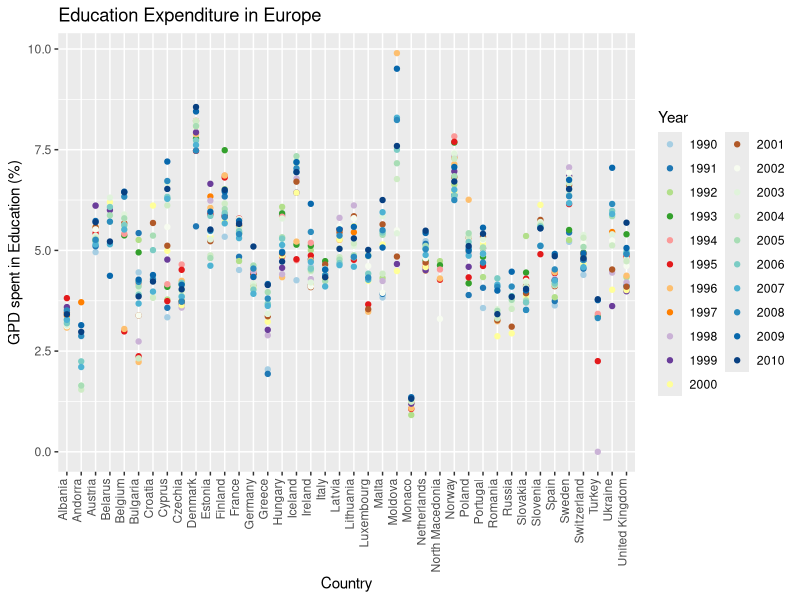
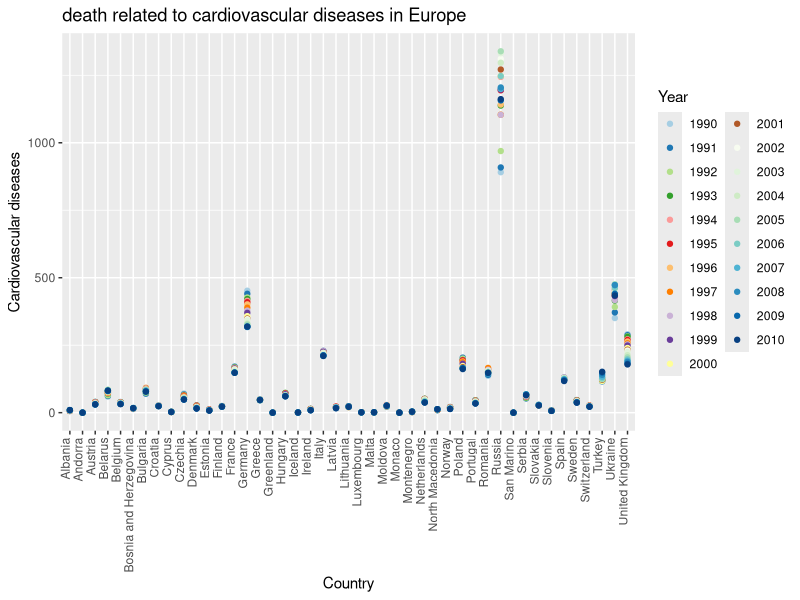

Write R code to recreate these figures, in order.
## ---- chunk 1
knitr::opts_chunk$set(echo = TRUE)
## ---- chunk 2
library(tidyverse)
library(dplyr)
library(ggplot2)
library(scales)


annualdeath <- read.csv("../Dataset/annual-number-of-deaths-by-cause.csv", header = TRUE)
governmentEducationExpenditure  <- read.csv("../Dataset/total-government-expenditure-on-education-gdp.csv", header = TRUE)
enrolment_ratio_teritiary_education <- read.csv("../Dataset/enrolment-ratio-teritiary-education.csv", header = TRUE)
waterAccess <- read.csv("../Dataset/water-withdrawals-per-capita.csv")
## ---- chunk 3

annualdeath <- annualdeath %>% filter(Code != "");
governmentEducationExpenditure <- governmentEducationExpenditure  %>% filter(Code != "");
waterAccess <- waterAccess %>% filter(Code != "");

## ---- chunk 4
colnames(annualdeath) <- c("Country","Code","Year","Meningitis","Alzheimers disease","Parkinsons disease","Nutritional deficiencies","Malaria",
"Drowning","Interpersonal violence", "Maternal disorders", "HIV AIDS" , "Drug use disorders", "Tuberculosis", "Cardiovascular diseases", "Lower respiratory infections", "Neonatal disorders","Alcohol use disorders", "Self harm", "Exposure to forces of nature", "Diarrheal diseases", "Environmental heat and cold exposure", "Neoplasms", "Conflict and terrorism", "Diabetes mellitus", "Chronic kidney disease", "Poisonings", "Protein energy malnutrition", "Road injuries", "Chronic respiratory diseases", "Cirrhosis and other chronic liver diseases", "Digestive diseases","Fire heat and hot substances","Acute hepatitis", "Measles"
)
colnames(governmentEducationExpenditure) <- c("Country","Code","Year", "GPD spent in Education (%)")

colnames(enrolment_ratio_teritiary_education) <- c("Country","Year","Gender","Age", "Units", "Enrolment ration (%)")

colnames(waterAccess) <- c("Country","Code", "Year", "Water withdrawal per capita ()")
## ---- chunk 5

annualdeath <- select(annualdeath,-Code, -`Interpersonal violence`, -`Fire heat and hot substances`, -`Road injuries`, -`Conflict and terrorism`, -`Exposure to forces of nature`, -`Self harm` )

governmentEducationExpenditure <- select(governmentEducationExpenditure, -Code)

enrolment_ratio_teritiary_education <- select(enrolment_ratio_teritiary_education, -Units, -Age,)

waterAccess <- select(waterAccess, -Code)
## ---- chunk 6
pays_non_observés_annual_death <- annualdeath %>% group_by(Country) %>% filter(n() < 5)
pays_non_observés_annual_death <- pays_non_observés_annual_death %>% group_by(Country) %>% count()


pays_non_observés_government_exp <- governmentEducationExpenditure %>% group_by(Country) %>% filter(n() < 5)
pays_non_observés_government_exp <- pays_non_observés_government_exp %>% group_by(Country) %>% count()

pays_non_observés_enrolment_ratio_teritiary_education <- enrolment_ratio_teritiary_education %>% group_by(Country) %>% filter(n() < 5)
pays_non_observés_enrolment_ratio_teritiary_education <- pays_non_observés_enrolment_ratio_teritiary_education  %>% group_by(Country) %>% count()

pays_non_observés_water_access <- waterAccess  %>% group_by(Country) %>% filter(n() < 1)
pays_non_observés_water_access <- pays_non_observés_water_access  %>% group_by(Country) %>% count()

print(pays_non_observés_government_exp)
print(pays_non_observés_annual_death)
print(pays_non_observés_enrolment_ratio_teritiary_education)
print(pays_non_observés_water_access)
## ---- chunk 7
annualdeath <- annualdeath %>% filter(Year<2011);

governmentEducationExpenditure <- governmentEducationExpenditure  %>% filter(Year<2011) %>%filter(Year>1989);

enrolment_ratio_teritiary_education <- enrolment_ratio_teritiary_education  %>% filter(Year<2011) %>%filter(Year>1989)  %>%filter(Gender == "All genders") ;

waterAccess <- waterAccess %>% filter(Year<2011) %>%filter(Year>1989)
## ---- chunk 8
governmentEducationExpenditure <- governmentEducationExpenditure %>% group_by(Country) %>% filter(n() > 5) %>% filter(Country != "World")

annualdeath <- annualdeath %>% group_by(Country) %>% filter(n() > 5) %>% filter(Country != "World")

enrolment_ratio_teritiary_education <- enrolment_ratio_teritiary_education %>% group_by(Country) %>% filter(n() > 5) %>% filter(!grepl("^MDG_", Country))

waterAccess <- waterAccess %>% group_by(Country) %>% filter(n() > 1)
## ---- chunk 9
governmentEducationExpenditure %>% group_by(Country)%>%count()

annualdeath %>% group_by(Country)%>%count()

enrolment_ratio_teritiary_education %>% group_by(Country)%>%count()

waterAccess %>% group_by(Country)%>%count()
## ---- chunk 10
governmentEducationExpenditure %>% group_by(Country)%>%summarise() %>% nrow()
annualdeath  %>% group_by(Country)%>%summarise() %>% nrow()
enrolment_ratio_teritiary_education  %>% group_by(Country)%>%summarise() %>% nrow()
waterAccess  %>% group_by(Country)%>%summarise() %>% nrow()
## ---- chunk 11
europe_annual_death <- filter(annualdeath, Country %in% c("Albania", "Andorra", "Austria", "Belarus", "Belgium", "Bosnia and Herzegovina", "Bulgaria", "Croatia", "Cyprus", "Czechia" , "Denmark", "Estonia", "Finland", "France", "Germany", "Greece","Greenland", "Hungary", "Iceland", "Ireland", "Italy", "Latvia", "Liechtenstein", "Lithuania", "Luxembourg", "Malta", "Moldova", "Monaco", "Montenegro", "Netherlands", "North Macedonia", "Norway", "Poland", "Portugal", "Romania", "Russia", "San Marino", "Serbia", "Slovakia", "Slovenia", "Spain", "Sweden", "Switzerland", "Turkey", "Ukraine", "United Kingdom", "Vatican City"))

asia_annual_death <- filter(annualdeath, Country %in% c("Afghanistan", "Armenia", "Azerbaijan", "Bahrain", "Bangladesh", "Bhutan", "Brunei", "Cambodia", "China", "Cyprus", "Georgia", "India", "Indonesia", "Iran", "Iraq", "Israel", "Japan", "Jordan", "Kazakhstan", "Kuwait", "Kyrgyzstan", "Laos", "Lebanon", "Malaysia", "Maldives", "Mongolia", "Myanmar", "Nepal", "North Korea", "Oman", "Pakistan", "Palestine", "Philippines", "Qatar", "Saudi Arabia", "Singapore", "South Korea", "Sri Lanka", "Syria", "Tajikistan","Taiwan", "Thailand", "East Timor", "Turkmenistan", "United Arab Emirates", "Uzbekistan", "Vietnam", "Yemen"))

south_america_annual_death <- filter(annualdeath, Country %in% c("Argentina", "Bolivia", "Brazil", "Chile", "Colombia", "Ecuador", "Guyana", "Paraguay", "Peru", "Suriname", "Uruguay", "Venezuela"))

n_and_c_america_annual_death <- filter(annualdeath, Country %in% c("Antigua and Barbuda", "Bahamas", "Barbados", "Belize", "Canada", "Costa Rica", "Cuba", "Dominica", "Dominican Republic", "El Salvador", "Grenada", "Guatemala", "Haiti", "Honduras", "Jamaica", "Mexico", "Nicaragua", "Panama", "Saint Kitts and Nevis", "Saint Lucia", "Saint Vincent and the Grenadines", "Trinidad and Tobago", "United States","Bermuda","Puerto Rico", "United States Virgin Islands"))

oceania_annual_death <- filter(annualdeath, Country %in% c("Australia", "Fiji", "Kiribati", "Marshall Islands", "Micronesia (country)", "Nauru", "New Zealand", "Palau", "Papua New Guinea", "Samoa", "Solomon Islands", "Tonga", "Tuvalu", "Vanuatu","American Samoa", "Guam", "Northern Mariana Islands","Cook Islands", "Niue", "Tokelau"))

africa_annual_death <- filter(annualdeath, Country %in% c("Algeria", "Angola", "Benin", "Botswana", "Burkina Faso", "Burundi", "Cape Verde", "Cameroon", "Central African Republic", "Chad", "Comoros", "Democratic Republic of Congo", "Congo", "Djibouti", "Egypt", "Equatorial Guinea", "Eritrea", "Eswatini", "Ethiopia", "Gabon", "Gambia", "Ghana", "Guinea", "Guinea-Bissau","Cote d'Ivoire", "Kenya", "Lesotho", "Liberia", "Libya", "Madagascar", "Malawi", "Mali", "Mauritania", "Mauritius", "Morocco", "Mozambique", "Namibia", "Niger", "Nigeria", "Rwanda", "Sao Tome and Principe", "Senegal", "Seychelles", "Sierra Leone", "Somalia", "South Africa", "South Sudan", "Sudan", "Tanzania", "Togo", "Tunisia", "Uganda", "Zambia", "Zimbabwe"))

## ---- chunk 12
europe_enrolment_ration <- filter(enrolment_ratio_teritiary_education, Country %in% c("Albania", "Andorra", "Austria", "Belarus", "Belgium", "Bosnia and Herzegovina", "Bulgaria", "Croatia", "Cyprus", "Czech Republic", "Denmark", "Estonia", "Finland", "France","Germany", "Greece", "Hungary", "Iceland", "Ireland", "Italy", "Latvia", "Liechtenstein", "Lithuania", "Luxembourg", "Malta", "Moldova", "Monaco", "Montenegro", "Netherlands", "The former Yugoslav Republic of Macedonia", "Norway", "Poland", "Portugal", "Romania", "Russian Federation", "San Marino", "Serbia", "Slovakia", "Slovenia", "Spain", "Sweden", "Switzerland","Turkey", "Ukraine", "United Kingdom", "Vatican City", "Gibraltar", "United Kingdom of Great Britain and Northern Ireland"))


asia_enrolment_ratio <- filter(enrolment_ratio_teritiary_education, Country %in% c("Afghanistan", "Armenia", "Azerbaijan", "Bahrain", "Bangladesh", "Bhutan", "Brunei Darussalam", "Cambodia", "China", "Cyprus", "Georgia", "India", "Indonesia", "Iran", "Iraq", "Israel", "Japan", "Jordan", "Kazakhstan", "Kuwait", "Kyrgyzstan", "Laos", "Lebanon", "Malaysia", "Maldives", "Mongolia", "Myanmar", "Nepal","Republic of Korea", "Oman", "Pakistan", "Palestine", "Philippines", "Qatar", "Saudi Arabia", "Singapore", "South Korea", "Sri Lanka", "Syria", "Tajikistan", "Thailand", "Timor-Leste", "Turkmenistan", "United Arab Emirates", "Uzbekistan", "Viet Nam" , "Yemen", "Hong Kong Special Administrative Region of China", "Iran, Islamic Republic of", "Lao People's Democratic Republic", 
"Macao Special Administrative Region of China","Occupied Palestinian Territory"))

south_america_enrolment_ratio <- filter(enrolment_ratio_teritiary_education, Country %in% c("Argentina", "Bolivia", "Brazil", "Chile", "Colombia", "Ecuador", "Guyana", "Paraguay", "Peru", "Suriname", "Uruguay", "Venezuela (Bolivarian Republic of)"))

n_and_c_america_enrolment_ratio <- filter(enrolment_ratio_teritiary_education, Country %in% c("Antigua and Barbuda","Aruba" ,"Bahamas", "Barbados", "Belize", "Canada", "Costa Rica", "Cuba", "Dominica", "Dominican Republic", "El Salvador", "Grenada", "Guatemala","Haiti", "Honduras", "Jamaica", "Mexico", "Nicaragua", "Panama", "Saint Kitts and Nevis", "Saint Lucia", "Saint Vincent and the Grenadines", "Trinidad and Tobago", "United States of America", "Montserrat", "United States Virgin Islands"))

oceania_enrolment_ratio <- filter(enrolment_ratio_teritiary_education, Country %in% c("Australia", "Fiji", "Kiribati", "Marshall Islands", "Micronesia (country)", "Nauru", "New Zealand", "Palau", "Papua New Guinea", "Samoa", "Solomon Islands", "Tonga", "Tuvalu", "Vanuatu", "American Samoa", "Cook Islands", "Niue", "Tokelau"))

enrolment_ratio_teritiary_education <- enrolment_ratio_teritiary_education %>%
  mutate(Country = ifelse(Country ==  "Côte d'Ivoire","Ivory Coast", Country))

africa_enrolment_ratio <- filter(enrolment_ratio_teritiary_education, Country %in% c("Algeria", "Angola", "Benin", "Botswana", "Burkina Faso", "Burundi", "Cameroon", "Central African Republic", "Chad", "Comoros", "Democratic Republic of the Congo", "Djibouti", "Egypt", "Equatorial Guinea", "Eritrea", "Eswatini", "Ethiopia", "Gabon", "Gambia", "Ghana", "Guinea", "Guinea-Bissau", "Ivory Coast", "Kenya", "Lesotho", "Liberia", "Libya", "Madagascar", "Malawi", "Mali", "Mauritania", "Mauritius", "Morocco", "Mozambique", "Namibia", "Niger", "Nigeria", "Rwanda", "Sao Tome and Principe", "Senegal", "Seychelles", "Sierra Leone", "Somalia", "South Africa", "South Sudan", "Sudan", "Tanzania", "Togo", "Tunisia", "Uganda", "Zambia", "Zimbabwe", "Cape Verde", "Congo", "Libyan Arab Jamahiriya", "Swaziland", "Syrian Arab Republic", "United Republic of Tanzania"))

## ---- chunk 13
europe_government_expenditure <- filter(governmentEducationExpenditure, Country %in% c("Albania", "Andorra", "Austria", "Belarus", "Belgium", "Bosnia and Herzegovina", "Bulgaria", "Croatia", "Cyprus","Czechia", "Denmark", "Estonia", "Finland", "France", "Germany", "Greece", "Hungary", "Iceland", "Ireland", "Italy", "Latvia", "Liechtenstein", "Lithuania", "Luxembourg", "Malta", "Moldova", "Monaco", "Montenegro", "Netherlands", "North Macedonia", "Norway", "Poland", "Portugal", "Romania", "Russia", "San Marino", "Serbia", "Slovakia", "Slovenia", "Spain", "Sweden", "Switzerland", "Turkey", "Ukraine", "United Kingdom", "Vatican City"))

asia_government_expenditure <- filter(governmentEducationExpenditure, Country %in% c("Afghanistan", "Armenia", "Azerbaijan", "Bahrain", "Bangladesh", "Bhutan", "Brunei", "Cambodia", "China", "Cyprus", "Georgia", "India", "Indonesia", "Iran", "Iraq", "Israel", "Japan", "Jordan", "Kazakhstan", "Kuwait", "Kyrgyzstan", "Laos", "Lebanon", "Malaysia", "Maldives", "Mongolia", "Myanmar", "Nepal", "North Korea", "Oman", "Pakistan", "Palestine", "Philippines", "Qatar", "Saudi Arabia", "Singapore", "South Korea", "Sri Lanka", "Syria", "Tajikistan", "Thailand", "Timor-Leste", "Turkmenistan", "United Arab Emirates", "Uzbekistan", "Vietnam", "Yemen","Hong Kong", "Macao" )) 

south_america_governemnt_expenditure <- filter(governmentEducationExpenditure, Country %in% c("Argentina", "Bolivia", "Brazil", "Chile", "Colombia", "Ecuador", "Guyana", "Paraguay", "Peru", "Suriname", "Uruguay", "Venezuela"))

n_and_c_america_governemnt_expenditure <- filter(governmentEducationExpenditure, Country %in% c("Antigua and Barbuda","Aruba" , "Bahamas", "Barbados","Bermuda", "Belize","British Virgin Islands", "Canada", "Costa Rica", "Cuba", "Dominica", "Dominican Republic", "El Salvador", "Grenada", "Guatemala", "Haiti", "Honduras", "Jamaica", "Mexico", "Nicaragua", "Panama", "Saint Kitts and Nevis", "Saint Lucia", "Saint Vincent and the Grenadines", "Trinidad and Tobago", "United States"))

governmentEducationExpenditure <- governmentEducationExpenditure %>%
  mutate(Country = ifelse(Country ==  "Cote d'Ivoire","Ivory Coast", Country))

africa_governemnt_expenditure <- filter(governmentEducationExpenditure, Country %in% c("Algeria", "Angola", "Benin", "Botswana", "Burkina Faso", "Burundi", "Cape Verde", "Cameroon", "Central African Republic", "Chad", "Comoros", "Democratic Republic of Congo", "Congo", "Djibouti", "Egypt", "Equatorial Guinea", "Eritrea", "Eswatini", "Ethiopia", "Gabon", "Gambia", "Ghana", "Guinea", "Guinea-Bissau", "Ivory Coast", "Kenya", "Lesotho", "Liberia", "Libya", "Madagascar", "Malawi", "Mali", "Mauritania", "Mauritius", "Morocco", "Mozambique", "Namibia", "Niger", "Nigeria", "Rwanda", "Sao Tome and Principe", "Senegal", "Seychelles", "Sierra Leone", "Somalia", "South Africa", "South Sudan", "Sudan", "Tanzania", "Togo", "Tunisia", "Uganda", "Zambia", "Zimbabwe"))

oceania_government_expenditure <- filter(governmentEducationExpenditure, Country %in% c("Australia", "Fiji", "Kiribati", "Marshall Islands", "Micronesia (country)", "Nauru", "New Zealand", "Palau", "Papua New Guinea", "Samoa", "Solomon Islands", "Tonga", "Tuvalu", "Vanuatu", "American Samoa", "Cook Islands", "Niue", "Tokelau"))
## ---- chunk 14
europe_water_access <- filter(waterAccess, Country %in% c("Albania", "Andorra", "Austria", "Belarus", "Belgium", "Bosnia and Herzegovina", "Bulgaria", "Croatia", "Cyprus", "Czechia" , "Denmark", "Estonia", "Finland", "France", "Germany", "Greece","Greenland", "Hungary", "Iceland", "Ireland", "Italy", "Latvia", "Liechtenstein", "Lithuania", "Luxembourg", "Malta", "Moldova", "Monaco", "Montenegro", "Netherlands", "North Macedonia", "Norway", "Poland", "Portugal", "Romania", "Russia", "San Marino", "Serbia", "Slovakia", "Slovenia", "Spain", "Sweden", "Switzerland", "Turkey", "Ukraine", "United Kingdom", "Vatican City"))

asia_water_access <- filter(waterAccess, Country %in% c("Afghanistan", "Armenia", "Azerbaijan", "Bahrain", "Bangladesh", "Bhutan", "Brunei", "Cambodia", "China", "Cyprus", "Georgia", "India", "Indonesia", "Iran", "Iraq", "Israel", "Japan", "Jordan", "Kazakhstan", "Kuwait", "Kyrgyzstan", "Laos", "Lebanon", "Malaysia", "Maldives", "Mongolia", "Myanmar", "Nepal", "North Korea", "Oman", "Pakistan", "Palestine", "Philippines", "Qatar", "Saudi Arabia", "Singapore", "South Korea", "Sri Lanka", "Syria", "Tajikistan", "Thailand", "Timor-Leste", "Turkmenistan", "United Arab Emirates", "Uzbekistan", "Vietnam", "Yemen","Hong Kong", "Macao" ))

south_america_water_access <- filter(waterAccess, Country %in% c("Argentina", "Bolivia", "Brazil", "Chile", "Colombia", "Ecuador", "Guyana", "Paraguay", "Peru", "Suriname", "Uruguay", "Venezuela"))

n_and_c_america_water_access <- filter(waterAccess, Country %in% c("Antigua and Barbuda","Aruba" , "Bahamas", "Barbados","Bermuda", "Belize","British Virgin Islands", "Canada", "Costa Rica", "Cuba", "Dominica", "Dominican Republic", "El Salvador", "Grenada", "Guatemala", "Haiti", "Honduras", "Jamaica", "Mexico", "Nicaragua", "Panama", "Saint Kitts and Nevis", "Saint Lucia", "Saint Vincent and the Grenadines", "Trinidad and Tobago", "United States", "Puerto Rico" ))

waterAccess <- waterAccess %>%
  mutate(Country = ifelse(Country ==  "Cote d'Ivoire","Ivory Coast", Country))

africa_water_access <- filter(waterAccess, Country %in% c("Algeria", "Angola", "Benin", "Botswana", "Burkina Faso", "Burundi", "Cape Verde", "Cameroon", "Central African Republic", "Chad", "Comoros", "Democratic Republic of Congo", "Congo", "Djibouti", "Egypt", "Equatorial Guinea", "Eritrea", "Eswatini", "Ethiopia", "Gabon", "Gambia", "Ghana", "Guinea", "Guinea-Bissau", "Ivory Coast", "Kenya", "Lesotho", "Liberia", "Libya", "Madagascar", "Malawi", "Mali", "Mauritania", "Mauritius", "Morocco", "Mozambique", "Namibia", "Niger", "Nigeria", "Rwanda", "Sao Tome and Principe", "Senegal", "Seychelles", "Sierra Leone", "Somalia", "South Africa", "South Sudan", "Sudan", "Tanzania", "Togo", "Tunisia", "Uganda", "Zambia", "Zimbabwe"))

oceania_water_access <- filter(waterAccess, Country %in% c("Australia", "Fiji", "Kiribati", "Marshall Islands", "Micronesia (country)", "Nauru", "New Zealand", "Palau", "Papua New Guinea", "Samoa", "Solomon Islands", "Tonga", "Tuvalu", "Vanuatu", "American Samoa", "Cook Islands", "Niue", "Tokelau"))
## ---- chunk 15
# Liste complète des pays dans votre ensemble de données d'origine
pays_complets <- unique(waterAccess$Country)

# Liste des pays sélectionnés dans chaque ensemble de données
pays_europe <- unique(europe_water_access$Country)
pays_asie <- unique(asia_water_access$Country)
pays_amerique_sud <- unique(south_america_water_access$Country)
pays_amerique_nord_central <- unique(n_and_c_america_water_access$Country)
pays_afrique <- unique(africa_water_access$Country)
pays_oceanie <- unique(oceania_water_access$Country)

# Comparaison pour voir s'il y a des pays manquants dans les sélections
pays_manquants <- setdiff(pays_complets, pays_europe)
pays_manquants <- setdiff(pays_manquants, pays_asie)
pays_manquants <- setdiff(pays_manquants, pays_amerique_sud)
pays_manquants <- setdiff(pays_manquants, pays_amerique_nord_central)
pays_manquants <- setdiff(pays_manquants, pays_afrique)
pays_manquants <- setdiff(pays_manquants, pays_oceanie)
# Afficher la liste des pays manquants
print(pays_manquants)


## ---- chunk 16
library(RColorBrewer)


# Créer une palette de couleurs distinctes
n_years <- 21
paired_palette <- brewer.pal(n = 12, name = "Paired")
additional_colors <- c("#F7FCF0", "#E0F3DB", "#CEEBC5", "#A8DDB5", "#7BCCC4", "#4EB3D3", "#2B8CBE", "#0868AC", "#084081")
palette <- c(paired_palette, additional_colors)

# Créer le nuage de points avec les couleurs basées sur l'année
ggplot(europe_government_expenditure, aes(x = Country, y = `GPD spent in Education (%)`, color = factor(Year))) +
  geom_point() +
  scale_color_manual(values = palette) +
  theme(axis.text.x = element_text(angle = 90, hjust = 1, vjust = 0)) +
  labs(x = "Country", y = "GPD spent in Education (%)", title = "Education Expenditure in Europe", color = "Year")

## ---- chunk 17

# Créer le nuage de points avec les couleurs basées sur l'année
ggplot(europe_annual_death, aes(x = Country, y = `Cardiovascular diseases`/1000, color = factor(Year))) +
  geom_point() +
  scale_color_manual(values = palette) +
  theme(axis.text.x = element_text(angle = 90, hjust = 1, vjust = 0)) +
  labs(x = "Country", y = "Cardiovascular diseases", title = "death related to cardiovascular diseases in Europe", color = "Year")
